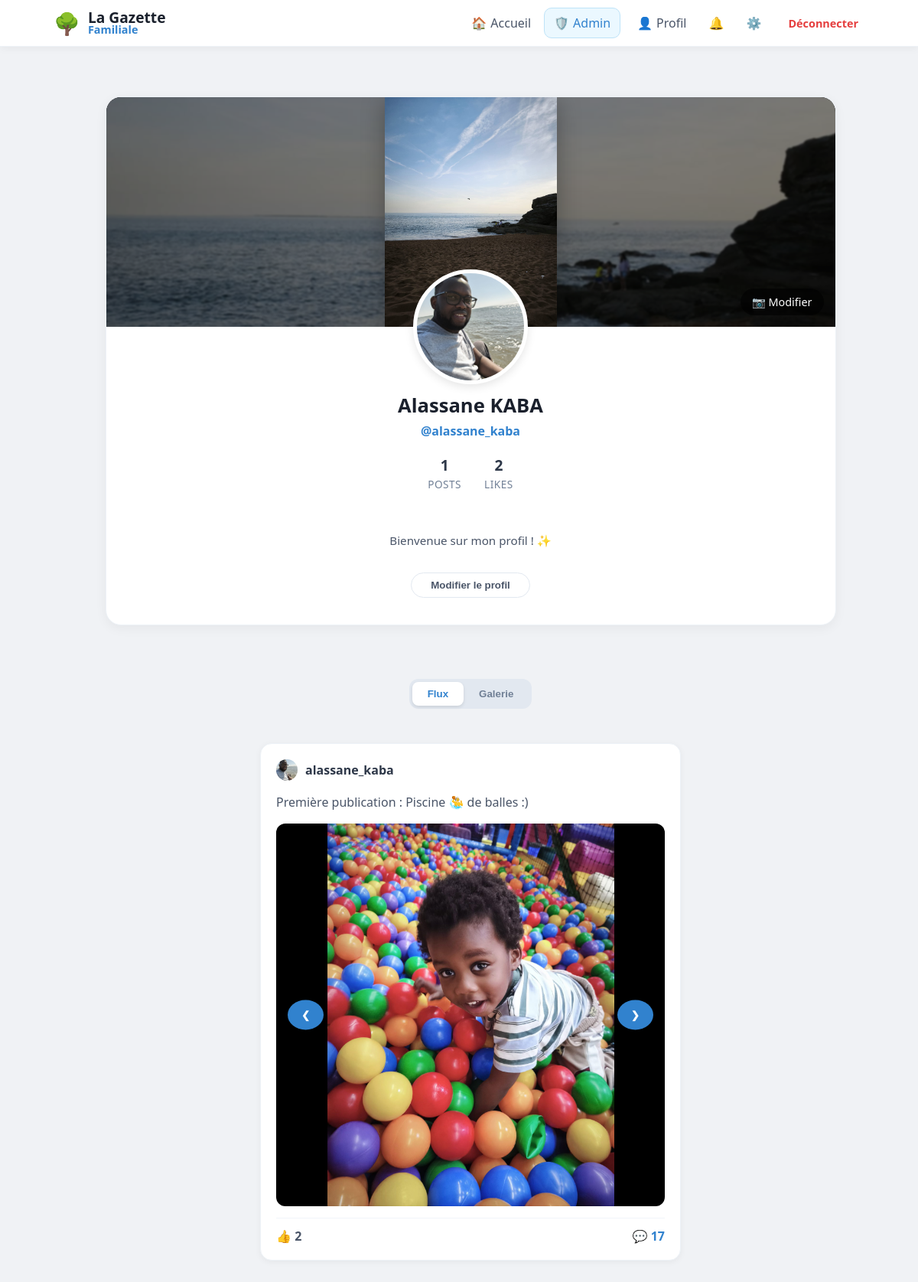
Screenshot of /user/alassane_kaba (signed in) with the database file from the repository.
### tables this page shows
CREATE TABLE users (
                id INTEGER PRIMARY KEY AUTOINCREMENT, 
                email TEXT UNIQUE, 
                firstname TEXT, 
                lastname TEXT, 
                username TEXT UNIQUE, 
                password TEXT, 
                avatar TEXT,
                cover TEXT,
                bio TEXT,
                is_approved INTEGER DEFAULT 0,
                is_admin INTEGER DEFAULT 0
            );

CREATE TABLE posts (
                id INTEGER PRIMARY KEY AUTOINCREMENT, 
                username TEXT, 
                content TEXT, 
                likes INTEGER DEFAULT 0, 
                image TEXT,
                created_at DATETIME DEFAULT CURRENT_TIMESTAMP
            );

CREATE TABLE post_medias (
                        id INTEGER PRIMARY KEY AUTOINCREMENT,
                        post_id INTEGER,
                        filename TEXT,
                        file_type TEXT, -- 'image' ou 'video'
                        FOREIGN KEY (post_id) REFERENCES posts (id) ON DELETE CASCADE
                    );

### app.py (the view)
@app.route("/user/<username>")
@login_required
def profile(username):
    with get_db() as db:
        user_info = db.execute("SELECT * FROM users WHERE username = ?", (username,)).fetchone()
        if not user_info:
            flash("Utilisateur introuvable", "danger")
            return redirect(url_for('home'))
        posts_query = db.execute("""
            SELECT posts.*, users.avatar AS user_avatar,
                (SELECT COUNT(*) FROM reactions WHERE post_id=posts.id AND type='thumb') as thumbs,
                (SELECT COUNT(*) FROM reactions WHERE post_id=posts.id AND type='heart') as hearts
            FROM posts
            JOIN users ON posts.username = users.username
            WHERE posts.username=?
            ORDER BY posts.id DESC
        """, (username,)).fetchall()
        posts = [dict(row) for row in posts_query]
        for post in posts:
            medias = db.execute("SELECT filename, file_type FROM post_medias WHERE post_id = ?",
                                (post['id'],)).fetchall()
            post['medias'] = [dict(m) for m in medias]
            comments = db.execute("""
                SELECT comments.*, users.avatar AS user_avatar
                FROM comments
                JOIN users ON comments.username = users.username
                WHERE post_id = ?
                ORDER BY created_at ASC
            """, (post['id'],)).fetchall()
            post['comments'] = [dict(c) for c in comments]
        posts_count = len(posts)
        total_reactions = sum((p['thumbs'] or 0) + (p['hearts'] or 0) for p in posts)
    return render_template(
        "profile.html",
        posts=posts,
        user=user_info,
        posts_count=posts_count,
        likes_received=total_reactions
    )

### app.py (called while the page is built)
def get_db():
    db = sqlite3.connect("database.db")
    db.row_factory = sqlite3.Row
    return db

def login_required(f):
    @wraps(f)
    def decorated_function(*args, **kwargs):
        if "user" not in session:
            flash("Veuillez vous connecter pour accéder à cette page.", "info")
            return redirect("/login")
        return f(*args, **kwargs)
    return decorated_function

@app.context_processor
def inject_global_stats():
    stats = {'total_users': 0, 'total_posts': 0}
    if session.get('user'):
        db = get_db()
        u_count = db.execute("SELECT COUNT(*) FROM users WHERE is_approved = 1").fetchone()[0]
        p_count = db.execute("SELECT COUNT(*) FROM posts").fetchone()[0]
        stats = {'total_users': u_count, 'total_posts': p_count}
    return stats

@app.context_processor
def inject_pending_count():
    if session.get('is_admin'):
        db = get_db()
        count = db.execute("SELECT COUNT(*) as total FROM users WHERE is_approved = 0").fetchone()
        return {'pending_count': count['total']}
    return {'pending_count': 0}

@app.context_processor
def inject_notifications_count():
    if session.get('user'):
        db = get_db()
        count = db.execute("SELECT COUNT(*) FROM notifications WHERE username = ? AND is_read = 0",
                           (session['user'],)).fetchone()[0]
        return {'unread_count': count}
    return {'unread_count': 0}

### templates/profile.html (shortened to what this page needs)
{% extends "base.html" %}
{% block content %}
<div class="main-container">
    <div class="profile-header-card">
        <div class="cover-wrapper">
            <div class="cover-main-img"></div>
            {% if session['user'] == user.username %}
                <label for="cover-upload" style="position: absolute; bottom: 15px; right: 15px; background: rgba(0,0,0,0.6); color: white; padding: 8px 15px; border-radius: 20px; cursor: pointer; z-index: 10; font-size: 0.9em;">📷 Modifier</label>
            {% endif %}
        </div>
        <div style="text-align: center; padding-bottom: 25px;">
            <div class="avatar-container">
                <img src="{{ url_for('static', filename='avatars/' + (user.avatar if user.avatar else 'default.png')) }}" class="profile-avatar-img">
            </div>
            <h2 style="margin: 0; font-size: 1.6em; color: #1a202c;">{{ user.firstname }} {{ user.lastname }}</h2>
            <p style="margin: 5px 0 15px 0; color: #3182ce; font-weight: 600;">@{{ user.username }}</p>
            <div class="profile-stats">
                <div class="stat-box">
                    <span class="stat-value">{{ posts|length }}</span>
                    <span class="stat-label">Posts</span>
                </div>
                <div class="stat-box">
                    <span class="stat-value">
                        {% set total_likes = namespace(value=0) %}
                        {% for post in posts %}{% set total_likes.value = total_likes.value + (post.thumbs|int) %}{% endfor %}
                        {{ total_likes.value }}
                    </span>
                    <span class="stat-label">Likes</span>
                </div>
            </div>
            <div class="profile-bio">
                {% if user.bio %}
                    {{ user.bio }}
                {% else %}
                    Bienvenue sur mon profil ! ✨
                {% endif %}
            </div>
            {% if session['user'] == user.username %}
                <button class="edit-profile-btn" onclick="openModal()">Modifier le profil</button>
            {% endif %}
        </div>
    </div>
    <div class="nav-container">
        <div class="modern-nav">
            <button onclick="switchView('feed')" id="btn-feed" class="nav-item-btn active">Flux</button>
            <button onclick="switchView('grid')" id="btn-grid" class="nav-item-btn">Galerie</button>
        </div>
    </div>
    <div style="grid-column: 1 / -1;">
        <div id="view-feed">
            <div style="display: flex; flex-direction: column; align-items: center;">
                {% if posts %}
                    {% for post in posts %}
                    <div class="post-card">
                        <div style="display: flex; align-items: center; gap: 10px; margin-bottom: 12px;">
                            <img src="{{ url_for('static', filename='avatars/' + (post.user_avatar if post.user_avatar else 'default.png')) }}" class="comment-avatar">
                            <strong style="color: #2d3748;">{{ post.username }}</strong>
                        </div>
                        <p style="color: #4a5568; line-height: 1.5;">{{ post.content }}</p>
                        {% if post.medias %}
                        <div class="media-slider-container">
                            {% if post.medias|length > 1 %}
                                <button class="slider-btn prev-btn" onclick="moveSlider('{{ post.id }}', -1)">&#10094;</button>
                                <button class="slider-btn next-btn" onclick="moveSlider('{{ post.id }}', 1)">&#10095;</button>
                            {% endif %}
                            <div id="slider-{{ post.id }}" class="media-slider" data-index="0">
                                {% for media in post.medias %}
                                <div class="slider-item">
                                    {% if media.file_type == 'video' %}
                                        <video src="{{ url_for('static', filename='uploads/' + media.filename) }}" controls></video>
                                    {% else %}
                                        <img src="{{ url_for('static', filename='uploads/' + media.filename) }}">
                                    {% endif %}
                                </div>
                                {% endfor %}
                            </div>
                        </div>
                        {% endif %}
                        <div style="display: flex; justify-content: space-between; margin-top: 15px; border-top: 1px solid #f1f5f9; padding-top: 12px;">
                            <span style="font-weight: 700; color: #4a5568;">👍 {{ post.thumbs or 0 }}</span>
                            <span style="color: #3182ce; cursor: pointer; font-weight: 700;" onclick="toggleComments('{{ post.id }}')">
                                💬 {{ post.comments|length }}
                            </span>
                        </div>
                    </div>
                    {% endfor %}
                {% endif %}
            </div>
        </div>
    </div>
</div>
{% endblock %}

### static/style.css (style rules this page uses)
body { font-family: 'Segoe UI', system-ui, -apple-system, sans-serif; background: #f0f2f5; margin: 0; color: #1a202c; }
.post-card { background: white; border-radius: 15px; padding: 20px; margin-bottom: 20px; box-shadow: 0 2px 8px rgba(0,0,0,0.05); border: 1px solid #edf2f7; overflow: hidden; }

### templates/base.html (style rules this page uses)
:root { --bg-color: #f0f2f5; --primary: #3182ce; --text-main: #1a202c; --text-light: #718096; --danger: #e53e3e; --success: #38a169; --info: #3182ce; }
body { background-color: var(--bg-color); margin: 0; font-family: 'Segoe UI', system-ui, -apple-system, sans-serif; }
.main-container { max-width: 1100px; margin: 0 auto; padding: 20px 15px; display: grid; grid-template-columns: 1fr; gap: 25px; align-items: start; box-sizing: border-box; }
@media (min-width: 900px) { .main-container { grid-template-columns: 280px 650px; justify-content: center; } }

### rows the page displays
users: avatar (picture), firstname "Alassane", lastname "KABA", username "alassane_kaba"
posts: avatar (picture), username "alassane_kaba", content "Première publication : Piscine 🤽‍♂️ de balles :)", thumbs "2", comments|length "17"
post_medias: filename (picture)

### other values shown
{{ posts|length }} "1"
{{ total_likes.value }} "2"
